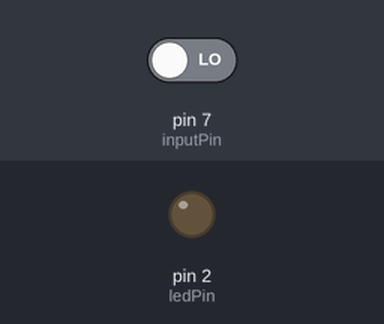
Bench run of a sketch on a simulated Arduino Uno, built with avr-gcc and run on an emulated ATmega328P. On the bench: output pins drawn as LEDs (lit = HIGH). The test bench sets the inputs (shaded band); at power-on: pin 7 (inputPin) LOW.

Above: at 1.2 s.
1.3 s: pin 7 (inputPin) driven HIGH
At 2.5 s:
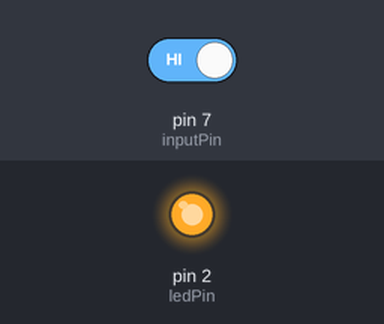
2.8 s: pin 7 (inputPin) driven LOW
At 3.7 s:
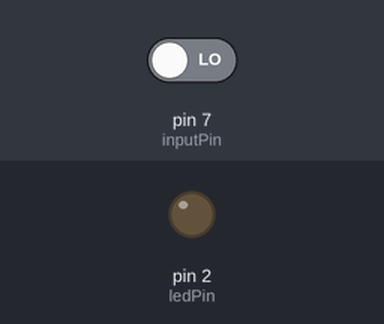
Timing chart, 0 to 5.8 s (numbered marks = the images above; inputs shaded):
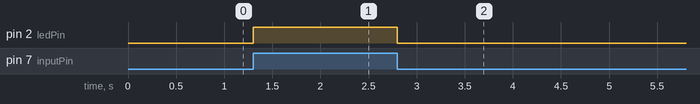

The sketch:

lees.ino
```cpp
const int ledPin = 2; // choose the pin for the LED
const int inputPin = 7; // choose the input pin (for a pushbutton)

int state = 0;
void setup() {
  pinMode(ledPin, OUTPUT); // declare LED as output
  pinMode(inputPin, INPUT); // declare pushbutton as input

}

void loop() {
  state = digitalRead(inputPin);
  if (state == HIGH){
    digitalWrite(ledPin, HIGH);
  }else{
    digitalWrite(ledPin, LOW);
  }
}
```

Measured:
- after the input at 1.3 s, pin 2 (ledPin): LOW → HIGH at once
- after the input at 2.8 s, pin 2 (ledPin): HIGH → LOW at once
